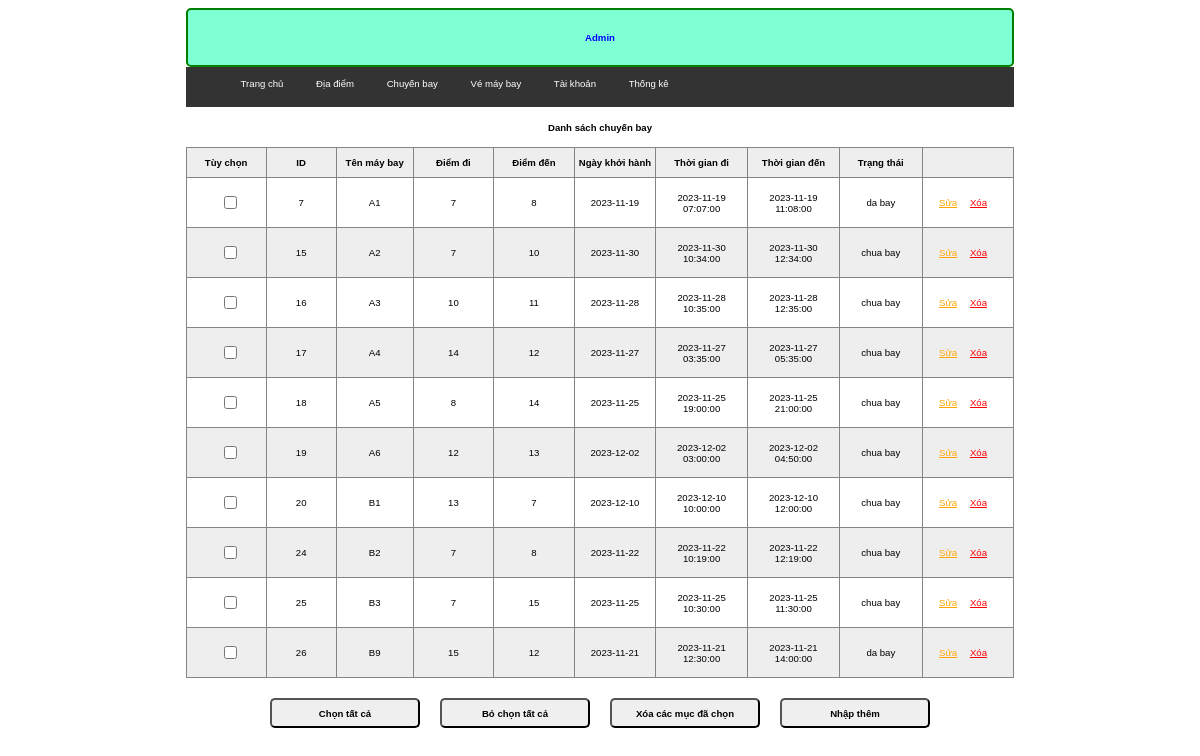
Before: /admin/index.php?act=listcb (signed in) with the older database file.
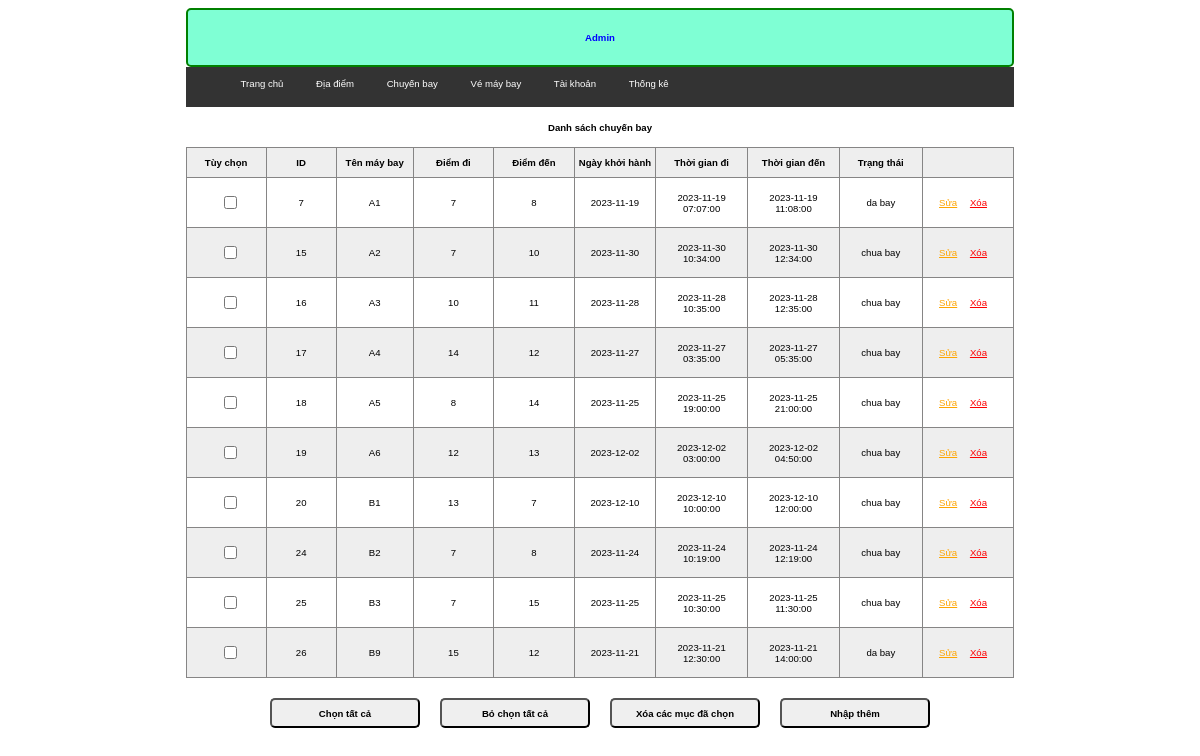
After: the same page with the newer database file.
### tables this page shows
CREATE TABLE `chuyen_bay` (
  `id` int(11) NOT NULL,
  `ten_may_bay` varchar(255) NOT NULL,
  `id_diemDi` int(11) NOT NULL,
  `id_diemDen` int(11) NOT NULL,
  `ngay_khoi_hanh` date NOT NULL,
  `thoi_gian_di` datetime NOT NULL,
  `thoi_gian_den` datetime NOT NULL,
  `trang_thai` varchar(255) NOT NULL
);

### model/pdo.php (called while the page is built, shortened)
<?php
function pdo_get_connection(){
    $servername = "localhost";
    $username = "root";
    $password = "";
    try {
        $conn = new PDO("mysql:host=$servername;dbname=dat_ve_may_bay", $username, $password);
        $conn->setAttribute(PDO::ATTR_ERRMODE, PDO::ERRMODE_EXCEPTION);
        return $conn;
    } catch(PDOException $e) {
        echo "Connection failed: " . $e->getMessage();
    }
}
function pdo_query($sql){
    $sql_args=array_slice(func_get_args(),1);
    try{
        $conn=pdo_get_connection();
        $stmt=$conn->prepare($sql);
        $stmt->execute($sql_args);
        $rows=$stmt->fetchAll();
        return $rows;
    }
    catch(PDOException $e){
        throw $e;
    }
    finally{
        unset($conn);
    }
}
?>

### model/chuyenbay.php (called while the page is built, shortened)
<?php
    function loadall_chuyenbay($page) {
        if($page == "admin") $sql = "SELECT * FROM chuyen_bay WHERE 1";
        $list = pdo_query($sql);
        return $list;
    }
?>

### admin/chuyenbay/list.php (the view, shortened to what this page needs)
<?php
    if (isset($_SESSION['user']) && ($_SESSION['role'] == 0)) {
?>
    <div class="rowheader">
        <h1>Danh sách chuyến bay</h1>
    </div>
    <table>
        <tr>
            <th>Tùy chọn</th>
            <th>ID</th>
            <th>Tên máy bay</th>
            <th>Điểm đi</th>
            <th>Điểm đến</th>
            <th>Ngày khởi hành</th>
            <th>Thời gian đi</th>
            <th>Thời gian đến</th>
            <th>Trạng thái</th>
            <th></th>
        </tr>
        <?php
            foreach ($listChuyenBay as $value) {
                extract($value);
                echo '
                <tr>
                    <td><input type="checkbox" name="name[]" id="check_all"></td>
                    <td>'.$id.'</td>
                    <td>'.$ten_may_bay.'</td>
                    <td>'.$id_diemDi.'</td>
                    <td>'.$id_diemDen.'</td>
                    <td>'.$ngay_khoi_hanh.'</td>
                    <td>'.$thoi_gian_di.'</td>
                    <td>'.$thoi_gian_den.'</td>
                    <td>'.$trang_thai.'</td>
                    <td class="">
                        <a href="index.php?act=updatecb&id='.$id.'" style="color:orange">Sửa</a>
                        <a href="index.php?act=delcb&id='.$id.'" style="color: red;margin:0 10px;" onclick="return confirm(\'Bạn có chắc xóa không\')">Xóa</a>
                    </td>
                </tr>
                ';
            }
        ?>
    </table>
    <div class="but">
        <input class="border-[2px] bg-[#eee] border-[#868585]" type="button" value="Chọn tất cả" id="btn1">
        <input class="border-[2px] bg-[#eee] border-[#868585]" type="button" value="Bỏ chọn tất cả" id="btn2">
        <input class="border-[2px] bg-[#eee] border-[#868585]" type="button" value="Xóa các mục đã chọn">
        <a href="index.php?act=addcb"><input type="button" value="Nhập thêm" class="border-[2px] bg-[#eee] border-[#868585]"></a>
    </div>
<?php
    }
?>

Changed rows visible on the page:
changed chuyen_bay id 24: ngay_khoi_hanh "2023-11-22" → "2023-11-24"; thoi_gian_di "2023-11-22 10:19:00" → "2023-11-24 10:19:00"; thoi_gian_den "2023-11-22 12:19:00" → "2023-11-24 12:19:00"
